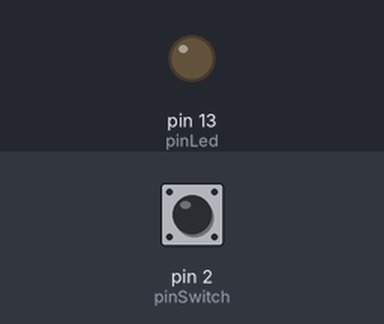
Recording of a sketch running on a simulated Arduino Uno, built with avr-gcc and run on an emulated ATmega328P. Parts: output pins drawn as LEDs (lit = HIGH). The test bench sets the inputs (shaded band); at power-on: pin 2 (pinSwitch) HIGH.

Above: at 1.2 s.
1.3 s: pin 2 (pinSwitch) pulled LOW for 0.15 s
At 1.37 s:
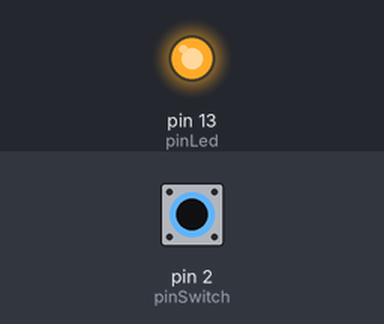
2.9 s: pin 2 (pinSwitch) pulled LOW for 3.2 s
At 7.4 s:
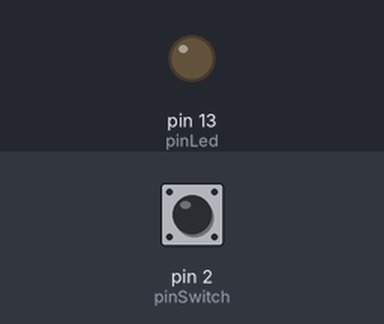
Timing chart, 0 to 8.9 s (numbered marks = the images above; inputs shaded):
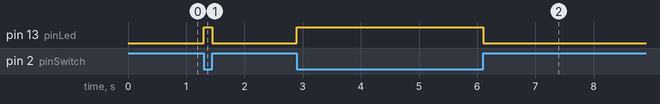

The sketch:

swithch.ino
```cpp
const int pinSwitch = 2;
const int pinLed = 13;
void setup() {
  pinMode(pinLed, OUTPUT);
  pinMode(pinSwitch, INPUT);

}

void loop() {
  if(digitalRead(pinSwitch) ==0){
    digitalWrite(pinLed, HIGH);
  }
   if(digitalRead(pinSwitch) ==1){
    digitalWrite(pinLed, LOW);
  }
}
```

Measured:
- after the input at 1.3 s, pin 13 (pinLed): LOW → HIGH at once, → LOW 0.15 s later
- after the input at 2.9 s, pin 13 (pinLed): LOW → HIGH at once, → LOW 3.2 s later
